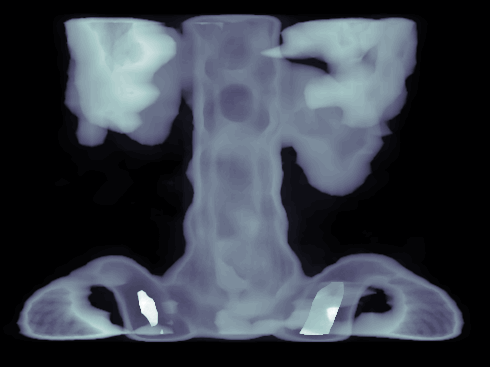
%> input picture test_image/spine.tif, 490 x 367 px
$ octave iterative_methods.m   (GNU Octave 9; MATLAB toolbox functions it lacks are replaced by stand-ins)
%> lines starting %> are read from the running program, lines starting %| are printed output that depends on the picture
### Refactor/SetFunctions/PRset.m
function options = PRset(varargin)
%PRset Set options for IR Tools test problems modified for BCD on
%tomography problems.
%
% options = PRset('param1',value1,'param2',value2,...)
%
% Create/alter options structure for the IRbcd test problem, in which
% the named parameters have the specified values.  Any unspecified
% parameters are set to [] (they indicate to use the default value for that
% parameter when passed to an test problem). It is sufficient to type only
% the leading characters that uniquely identify the parameter, and case is
% ignored for parameter names.
% NOTE: For values that are strings, the complete string is required.
%
% options = PRset(OLDOPTS,'param1',value1,...) creates a copy of OLDOPTS
% with the named parameters altered with the specified values.
%
% options = PRset(OLDOPTS,NEWOPTS) combines an existing options structure
% OLDOPTS with a new structure NEWOPTS.  Any parameters in NEWOPTS with
% non-empty values overwrite the corresponding old parameters in OLDOPTS.
%
% PRset with no input arguments and no output arguments displays all
% parameter names and their possible values, with defaults shown in {}.
%
% options = PRset(with no input arguments) creates an options structure
% where all the fields are set to [].
%
% options = PRset('PRproblem') creates an options structure with all the
% parameter names and default values relevant to an IR method. That is,
%           PRset('PRproblem')
% or
%           PRset(@PRproblem)
% returns an options structure containing all the parameter names and
% default values relevant to a test problem.
%
% See also IRget, IRset, PRget

% Silvia Gazzola, University of Bath
% Per Christian Hansen, Technical University of Denmark
% James G. Nagy, Emory University
% April, 2018.

% This file is part of the IR Tools package and is distributed under the
% 3-Clause BSD License. A separate license file should be provided as part
% of the package.

% Print out possible values of properties.
if (nargin == 0) && (nargout == 0)
  fprintf('PRblur       trueImage    [ array | ''pattern1'' | ''pattern2'' | ''sppattern'' | ''ppower'' |\n')
  fprintf('                            ''ppower'' | ''dot2'' | ''dotk'' | ''satellite'' | {''hst''} ]\n')
  fprintf('PRblur       PSF          [ array | {''gauss''} | ''defocus'' | ''speckle'' | ''shake'' |\n')
  fprintf('                            ''motion'' | ''rotation'' ]\n')
  fprintf('PRblur       BlurLevel    [ ''mild'' | {''medium''} | ''severe'' ]\n')
  fprintf('PRblur       BC           [ ''zero'' | ''periodic'' | {''reflective''} ]\n')
  fprintf('PRblur       CommitCrime  [ {''off''} | ''on'' ]\n')
  fprintf('PRdiffusion  Tfinal       [ positive scalar | {0.01} ]\n')
  fprintf('PRdiffusion  Tsteps       [ positive integer | {100} ]\n')
  fprintf('PRinvinterp2 InterpMethod [ ''nearest'' | {''linear''} | ''cubic'' | ''spline'' ]\n')
  fprintf('PRnmr        numData      [ {''double'' | m | [m1, m2] ]\n')
  fprintf('PRnmr        material     [ {''carbonate''} | ''methane'' | ''organic'' | ''hydroxyl'' ]\n')
  fprintf('PRnmr        numData      [ {''double'' | m | [m1, m2] ]\n')
  fprintf('PRnmr        Tloglimits   [ {[-4, 1]} | vector with two real components ]\n')
  fprintf('PRnmr        tauloglimits [ {[-4, 1]} | vector with two real components ]\n')
  fprintf('PRseismic    phantomImage [ {''tectonic''} | ''smooth'' | ''binary'' | ''threephases'' |\n')
  fprintf('                            ''threephasessmooth'' | '' fourphases'' | ''grains'' | ''ppower'' ]\n')
  fprintf('PRseismic    wavemodel    [ {''ray''} | ''fresnel'' ]\n')
  fprintf('PRseismic    s            [ positive integer | {n} ]\n')
  fprintf('PRseismic    p            [ positive integer | {2*n} ]\n')
  fprintf('PRseismic    omega        [ positive scalar | {10} ]\n')
  fprintf('PRseismic    sm           [ {''true''} | false ]\n')
  fprintf('PRspherical  phantomImage [ {''shepplogan''} | ''smooth'' | ''binary'' | ''threephases'' |\n')
  fprintf('                            ''threephasessmooth'' | '' fourphases'' | ''grains'' | ''ppower'' ]\n')
  fprintf('PRspherical  angles       [ vector with positive scalars | {linspace(360/n,360,n)} ]\n');
  fprintf('PRspherical  numCircles   [ positive integer | {round(sqrt(2)*n)} ]\n');
  fprintf('PRseismic    sm           [ {''true'' | false ]\n');
  fprintf('PRtomo       phantomImage [ {''shepplogan''} | ''smooth'' | ''binary'' | ''threephases'' | |\n')
  fprintf('                            ''threephasessmooth'' | '' fourphases'' | ''grains'' | ''ppower'' ]\n');
  fprintf('PRtomo       CTtype       [ {''parallel''} | ''fancurved'' ]\n');
  fprintf('PRtomo       sm           [ {logical true} | logical false]\n');
  fprintf('PRtomo       angles       [ vector of positive scalars | |\n')
  fprintf('                            {0:1:179 (for ''parallel''),0:2:258 (for ''fancurved'')} ]\n');
  fprintf('PRtomo       p            [ positive integer | {round(sqrt(2)*n)} ]\n');
  fprintf('PRtomo       d            [ positive scalar | {d-1} ]\n');
  fprintf('PRtomo       R            [ positive scalar | {2} ]\n');
  fprintf('PRtomo       span         [ positive scalar | {see documentation} ]\n');
  %New fields-----------------------------------------------------------
  %fprintf('PRtomo_var       anglesvar    [vector of positive scalars | {0:2:358}]\n');
  %not needed. R var decides how this is divided up
  fprintf('PRtomo_var       Rvar         [vector of positive scalars | {[2,2,2,2]}]\n');
  fprintf('PRtomo_var       Rpert        [scalar | {0.5}]\n');
  fprintf('PRtomo_var       anglespert   [scalar | {0.5}]\n');
  fprintf('PRtomo_var       bnoise       [scalar | {0.1}]\n');
  return
end

% Create a struct of all the fields.
allfields = {'trueImage';'PSF';'BlurLevel';'Frames';'BC';'CommitCrime';...
    'InterpMethod';'phantomImage';'CTtype';'sm';'angles';'p';'R';'d';...
    'span';'numCircles';'wavemodel';'s';'omega';'Tfinal';'Tsteps';...
    'material';'numData';'Tloglimits';'tauloglimits';...
    'Rvar';'Rpert';'anglespert';'bnoise'}; %This line is new fields

% Create cell array.
structinput = cell(2,length(allfields));
% Fields go in first row.
structinput(1,:) = allfields';
% []'s go in second row.
structinput(2,:) = {[]};
% Turn it into correctly ordered comma separated list and call struct.
options = struct(structinput{:});

numberargs = nargin; % We might change this value, so assign it.

% If we pass in a function name then return the defaults.
if (numberargs==1) && (ischar(varargin{1}) || isa(varargin{1},'function_handle') )
  if ischar(varargin{1})
    funcname = lower(varargin{1});
  elseif isa(varargin{1},'function_handle')
    funcname = func2str(varargin{1});
  end
  if ~exist(funcname, 'file')
     error('Undefined function.  Please use PRset(''funcname'') or PRset(@funcname), where funcname is a PR problem')
  end
  try
    optionsfcn = feval(varargin{1},'defaults');
  catch
    error('PRset ONLY works with an PR method.  Please use PRset(@PR).')
  end
  % The defaults from IR functions don't include all the field typically,
  % so run the rest of IRset as if called with IRset(options,optionsfcn)
  % to get all the fields.
  varargin{1} = options;
  varargin{2} = optionsfcn;
  numberargs = 2;
end

Names = allfields;
m = size(Names,1);
names = lower(Names);

i = 1;
while i <= numberargs
  arg = varargin{i};
  if ischar(arg)                        % arg is an option name.
    break;
  end
  if ~isempty(arg)                      % [] is a valid options argument.
    if ~isa(arg,'struct')
      error(['Expected argument %d to be a string parameter name ' ...
          'or an options structure \n created with PRset.'], i);
    end
    for j = 1:m
      if any(strcmp(fieldnames(arg),Names{j,:}))
        val = arg.(Names{j,:});
      else
        val = [];
      end
      if ~isempty(val)
        if ischar(val)
          val = lower(deblank(val));
        end
        checkfield(Names{j,:},val)
        options.(Names{j,:}) = val;
      end
    end
  end
  i = i + 1;
end

% A finite state machine to parse name-value pairs.
if rem(numberargs-i+1,2) ~= 0
  error('Arguments must occur in name-value pairs.');
end

expectval = 0;                % Start expecting a name, not a value.
while i <= numberargs
  arg = varargin{i};

  if ~expectval
    if ~ischar(arg)
      error('Expected argument %d to be a string parameter name.', i);
    end

    lowArg = lower(arg);
    %j = strmatch(lowArg,names);
    j = find(strcmp(lowArg, names));
    if isempty(j)                       % If no matches.
      error('Invalid parameter name ''%s'' ', arg);
    elseif length(j) > 1                % If more than one match.
      % Check for any exact matches (in case any names are subsets of others)
      %k = strmatch(lowArg,names);
      k = find(strcmp(lowArg, names));
      if length(k) == 1
        j = k;
      else
        error('Ambiguous parameter name ''%s'' ', arg);
      end
    end
    expectval = 1;                      % We expect a value next.

  else
    if ischar(arg)
      arg = lower(deblank(arg));
    end
    checkfield(Names{j,:},arg);
    options.(Names{j,:}) = arg;
    expectval = 0;
  end
  i = i + 1;
end

if expectval
  error( 'Expected value for parameter ''%s''.', arg);
end


%----SUBFUNCTION---------------------------------------------
function checkfield(field,value)
%CHECKFIELD Check validity of structure field contents.
%   CHECKFIELD('field',V) checks the contents of the specified
%   value V to be valid for the field 'field'.
%

% empty matrix is always valid
if isempty(value)
  return
end

% See if 'field' is a valid field.
%validfield = true;
switch field
  case {'trueImage'} % numeric array, various char strings
    [validvalue, errmsg] = trueImageType(field,value);
  case {'PSF'} % numeric array, various char strings
    [validvalue, errmsg] = psftype(field,value);
  case {'BlurLevel'} %  mild, medium of severe
    [validvalue, errmsg] = BlurLevelType(field,value);
  case {'Frames'} % positive integer
    [validvalue, errmsg] = PosInteger(field,value);
  case {'BC'} %  zero, reflective, neumann, periodic
    [validvalue, errmsg] = BCtype(field,value);
  case {'CommitCrime'} % off, on
    [validvalue, errmsg] = onOffType(field,value);
  case{'InterpMethod'} % nearest, linear, cubic, spline
    [validvalue, errmsg] = InterpMethodType(field,value);
  case {'phantomImage'} % numeric array, various char strings
    [validvalue, errmsg] = phantomType(field,value);
   case {'CTtype'} %  parallel or fancurved
    [validvalue, errmsg] = CTtypeType(field,value);  %%%%%%%
  case {'wavemodel'} %  ray or fresnel %%%%%%%
    [validvalue, errmsg] = wavemodelType(field,value);
  case {'sm'} % logical true or false
    [validvalue, errmsg] = TrueFalseType(field,value);
  case {'p'} % real positive scalar
    [validvalue, errmsg] = positiveScalarNaN(field,value);
  case {'R'} % real positive scalar
    [validvalue, errmsg] = positiveScalar(field,value);
  case {'d'} % real positive scalar
    [validvalue, errmsg] = positiveScalarNaN(field,value);
  case {'span'} % real positive scalar
    [validvalue, errmsg] = positiveScalarNaN(field,value);
  case {'angles'} % numeric vector
    [validvalue, errmsg] = RealVectorType(field,value);
  case {'numCircles'} % positive integer
    [validvalue, errmsg] = positiveScalarNaN(field,value);
  case {'s'} % real positive scalar
    [validvalue, errmsg] = positiveScalar(field,value);
  case {'omega'} % positive integer
    [validvalue, errmsg] = positiveScalar(field,value);
  case {'Tfinal'} % positive integer
    [validvalue, errmsg] = positiveScalar(field,value);
  case {'Tsteps'} % positive integer
    [validvalue, errmsg] = PosInteger(field,value);
  case {'material'} % numeric array, various char strings
    [validvalue, errmsg] = materialType(field,value);
  case {'numData'} % numeric array, various char strings
    [validvalue, errmsg] = numDataType(field,value);
  case {'Tloglimits'} % numeric vector
    [validvalue, errmsg] = VectLimitType(field,value);
  case {'tauloglimits'} % numeric vector
    [validvalue, errmsg] = VectLimitType(field,value);
  %New parameters
  %not needed since Rvar can decide if it is going to work.
%   case {'anglesvar'} %numeric vector
%       [validvalue,errmsg] = RealVectorType(field,value);
  case {'Rvar'} %numeric vector
      [validvalue,errmsg] = RealVectorType(field,value);
  case {'anglespert'} %scalar
      [validvalue,errmsg] = scalar(field,value);
  case {'Rpert'} %scalar
      [validvalue,errmsg] = scalar(field,value);
  case {'bnoise'} %positive scalar
      [validvalue, errmsg] = positiveScalar(field,value);
  otherwise
    %validfield = false;
    validvalue = false;
    errmsg = sprintf('Unrecognized parameter name ''%s''.', field);
end

if validvalue
    return;
else
    error(errmsg)
end


%-----------------------------------------------------------------------

% [8 lines left out: function trueImageType, not called in this run]

%-----------------------------------------------------------------------

% [8 lines left out: function psftype, not called in this run]

%-----------------------------------------------------------------------

% [8 lines left out: function BlurLevelType, not called in this run]

%------------------------------------------------------------------------

% [9 lines left out: function PosInteger, not called in this run]

%------------------------------------------------------------------------

% [8 lines left out: function BCtype, not called in this run]

%-----------------------------------------------------------------------

% [8 lines left out: function onOffType, not called in this run]

%------------------------------------------------------------------------

% [8 lines left out: function InterpMethodType, not called in this run]

%------------------------------------------------------------------------

function [valid, errmsg] = phantomType(field,value)
% Either a numeric array or char string
valid =  isnumeric(value) | (ischar(value) && any(strcmp(value,{'shepplogan';'tectonic';'smooth';'binary';'threephases';'threephasessmooth';'fourphases';'grains';'ppower'})));
if ~valid
  errmsg = sprintf('Invalid value for OPTIONS parameter %s: must be a numeric array or ''shepplogan'', ''tectonic'', ''smooth'', ''binary'', ''threephases'', ''threephasessmooth'', ''fourphases'', ''grains'' or ''ppower''.',field);
else
  errmsg = '';
end

%------------------------------------------------------------------------

function [valid, errmsg] = RealVectorType(field,value)
% Any vector with real numeric values
valid =  isnumeric(value) && isreal(value) && numel(value)==max(size(value));

if ~valid
  errmsg = sprintf('Invalid value for OPTIONS parameter %s: must be real values.',field);
else
  errmsg = '';
end

%------------------------------------------------------------------------

% [9 lines left out: function positiveScalar, not called in this run]

%-----------------------------------------------------------------------

function [valid, errmsg] = CTtypeType(field,value)
% One of the given strings.
valid =  ischar(value) && any(strcmp(value,{'parallel';'fancurved'}));
if ~valid
  errmsg = sprintf('Invalid value for OPTIONS parameter %s: must be ''parallel'' or ''fancurved''.',field);
else
  errmsg = '';
end

%-----------------------------------------------------------------------

% [8 lines left out: function TrueFalseType, not called in this run]

%------------------------------------------------------------------------

% [9 lines left out: function positiveScalarNaN, not called in this run]

%-----------------------------------------------------------------------

% [8 lines left out: function wavemodelType, not called in this run]

%-----------------------------------------------------------------------

% [8 lines left out: function materialType, not called in this run]

%-----------------------------------------------------------------------

% [10 lines left out: function numDataType, not called in this run]

%------------------------------------------------------------------------

% [9 lines left out: function VectLimitType, not called in this run]

%-------------------------------------------------------------------------
% New function
% [9 lines left out: function scalar, not called in this run]

%-----------------------------------------------------------------------

### test_image/iterative_methods.m


% set up
spine = double(imresize(imread('spine.tif'), [256, 256]));
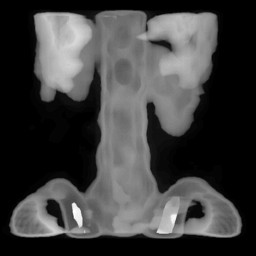
%> spine: size 256x256 double; min 0, max 63, mean 15.7; drawn with min black and max white
theta = 0:1:179;
ProbOptions = PRset('phantomImage', spine, ...
    'CTtype', 'fancurved', ...
    'angles', theta);
%> the loop in PRset, `while i <= numberargs` made 1 pass
%> arg on pass 1: 'phantomImage'
%> after the loop in PRset, `while i <= numberargs`: i = 1
%> the loop in PRset, `while i <= numberargs` made 6 passes
%> (arg, lowArg, expectval) on passes 1, 3, 5: ('phantomImage', 'phantomimage', 1), ('CTtype', 'cttype', 1), ('angles', 'angles', 1)
%> (arg, expectval) on pass 4: ('fancurved', 0)
%> (the run ends here)

$ run again, with test_image/Butterflies512.tiff saved as test_image/spine.tif
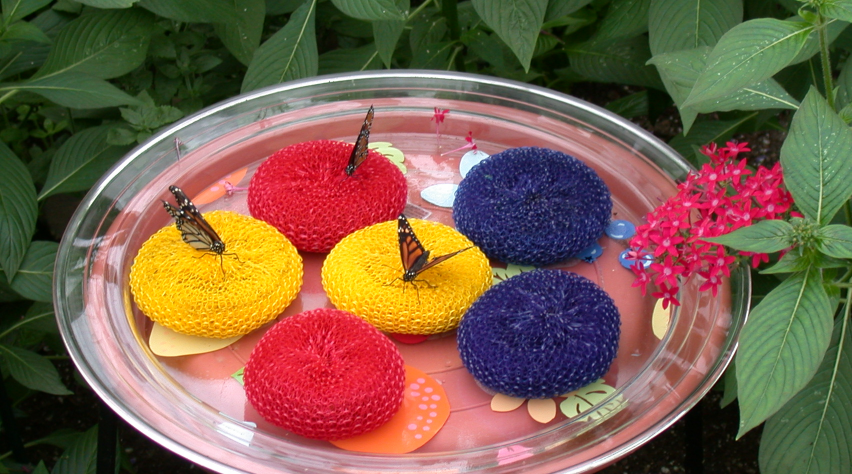
%> input picture test_image/Butterflies512.tiff, 852 x 474 px
%> `spine = double(imresize(imread('spine.tif'), [256, 256]));`:
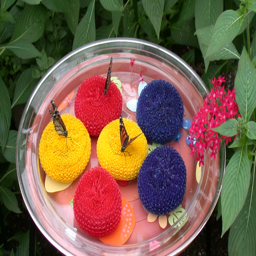
%> spine: size 256x256x3 double; mean R, G, B 122.4, 95.2, 74.9
%> the loop in PRset, `while i <= numberargs` made 1 pass
%> arg on pass 1: 'phantomImage'
%> after the loop in PRset, `while i <= numberargs`: i = 1
%> the loop in PRset, `while i <= numberargs` made 6 passes
%> (arg, lowArg, expectval) on passes 1, 3, 5: ('phantomImage', 'phantomimage', 1), ('CTtype', 'cttype', 1), ('angles', 'angles', 1)
